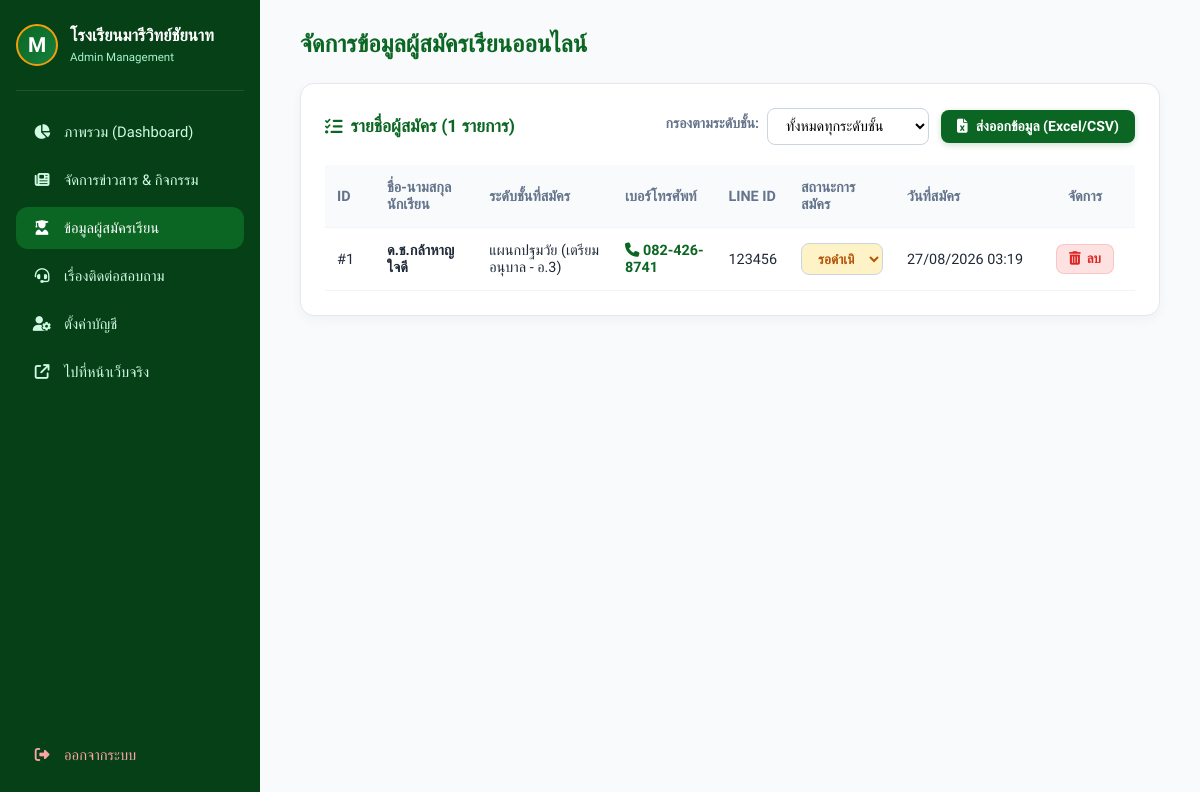
Screenshot of /admin/admissions_manage.php (signed in) with the database file from the repository.
### tables this page shows
CREATE TABLE `admissions` (
  `id` int(11) NOT NULL,
  `student_name` varchar(150) NOT NULL,
  `grade_level` varchar(50) NOT NULL,
  `parent_phone` varchar(20) NOT NULL,
  `parent_line` varchar(50) DEFAULT NULL,
  `status` enum('pending','contacted','approved','rejected') DEFAULT 'pending',
  `created_at` timestamp NOT NULL DEFAULT current_timestamp()
);

### admin/admissions_manage.php (the view, shortened to what this page needs)
<?php
require_once 'config.php';
$filter_grade = $_GET['grade'] ?? 'all';
if ($filter_grade !== 'all' && !empty($filter_grade)) {
    $stmt = $conn->prepare("SELECT * FROM admissions WHERE grade_level LIKE ? ORDER BY id DESC");
    $stmt->execute(["%$filter_grade%"]);
    $admissions_list = $stmt->fetchAll();
} else {
    $admissions_list = $conn->query("SELECT * FROM admissions ORDER BY id DESC")->fetchAll();
}
?>
<!DOCTYPE html>
<html lang="th">
<head>
    <link rel="stylesheet" href="../assets/css/admin-style.css">
    <link rel="stylesheet" href="https://cdnjs.cloudflare.com/ajax/libs/font-awesome/6.4.0/css/all.min.css">
</head>
<body>
<?php include 'sidebar.php'; ?>
    <main>
        <h2>จัดการข้อมูลผู้สมัครเรียนออนไลน์</h2>
        <div class="card">
            <div class="filter-bar" style="display: flex; justify-content: space-between; align-items: center; margin-bottom: 20px; flex-wrap: wrap; gap: 16px;">
        <h3 style="color: var(--primary-green); font-size: 1.1rem; margin-bottom: 0; display: flex; align-items: center; gap: 8px;">
        <i class="fa-solid fa-list-check"></i> รายชื่อผู้สมัคร (<?php echo count($admissions_list); ?> รายการ)
        </h3>
        <div style="display: flex; align-items: center; gap: 12px; flex-wrap: wrap;">
        <form method="GET" style="display: flex; align-items: center; gap: 8px; margin: 0;">
            <label style="font-size: 0.88rem; color: var(--text-sub); white-space: nowrap;">กรองตามระดับชั้น:</label>
            <select name="grade" class="filter-select" onchange="this.form.submit()" style="padding: 8px 14px; border: 1.5px solid #cbd5e1; border-radius: 8px; font-family: inherit; font-size: 0.9rem; outline: none; background: #fff;">
                <option value="all" <?php echo $filter_grade === 'all' ? 'selected' : ''; ?>>ทั้งหมดทุกระดับชั้น</option>
            </select>
        </form>
        <a href="export_admissions.php" style="display: inline-flex; align-items: center; gap: 8px; background: #0B6623; color: #fff; padding: 8px 16px; border-radius: 8px; text-decoration: none; font-size: 0.88rem; font-weight: 600; white-space: nowrap; transition: 0.2s; box-shadow: 0 2px 6px rgba(11,102,35,0.2);">
            <i class="fa-solid fa-file-excel"></i> ส่งออกข้อมูล (Excel/CSV)
        </a>
        </div>
            </div>
            <table>
                <thead>
                    <tr>
                        <th style="width: 50px;">ID</th>
                        <th>ชื่อ-นามสกุล นักเรียน</th>
                        <th>ระดับชั้นที่สมัคร</th>
                        <th>เบอร์โทรศัพท์</th>
                        <th>LINE ID</th>
                        <th>สถานะการสมัคร</th>
                        <th style="width: 140px;">วันที่สมัคร</th>
                        <th style="width: 100px; text-align: center;">จัดการ</th>
                    </tr>
                </thead>
                <tbody>
                    <?php if (count($admissions_list) > 0): ?>
                        <?php foreach ($admissions_list as $adm): ?>
                            <tr>
                                <td>#<?php echo $adm['id']; ?></td>
                                <td><strong><?php echo htmlspecialchars($adm['student_name']); ?></strong></td>
                                <td><?php echo htmlspecialchars($adm['grade_level']); ?></td>
                                <td>
                                    <a href="tel:<?php echo htmlspecialchars($adm['parent_phone']); ?>" style="color: var(--primary-green); font-weight: 600; text-decoration: none;">
                                        <i class="fa-solid fa-phone"></i> <?php echo htmlspecialchars($adm['parent_phone']); ?>
                                    </a>
                                </td>
                                <td><?php echo !empty($adm['parent_line']) ? htmlspecialchars($adm['parent_line']) : '-'; ?></td>
                                <td>
                                    <form method="POST" style="margin: 0;">
                                        <select name="status" class="status-select status-<?php echo $adm['status']; ?>" onchange="this.form.submit()">
                                            <option value="pending" <?php echo $adm['status'] === 'pending' ? 'selected' : ''; ?>>รอดำเนินการ</option>
                                        </select>
                                    </form>
                                </td>
                                <td><?php echo date('d/m/Y H:i', strtotime($adm['created_at'])); ?></td>
                                <td style="text-align: center;">
                                    <a href="admissions_manage.php?delete=<?php echo $adm['id']; ?>" class="btn-del" onclick="return confirm('ต้องการลบข้อมูลผู้สมัครรายนี้หรือไม่?')">
                                        <i class="fa-solid fa-trash-can"></i> ลบ
                                    </a>
                                </td>
                            </tr>
                        <?php endforeach; ?>
                    <?php else: ?>
                        <tr><td colspan="8" style="text-align: center; color: var(--text-sub); padding: 30px;">ไม่พบข้อมูลผู้สมัครเรียนในเงื่อนไขที่เลือก</td></tr>
                    <?php endif; ?>
                </tbody>
            </table>
        </div>
    </main>
</body>
</html>

### assets/css/admin-style.css (style rules this page uses)
:root { --primary-green: #0B6623; --primary-dark: #064016; --light-green: #eaf6ed; --accent-gold: #f59e0b; --text-main: #1f2937; --text-sub: #64748b; --bg-page: #f8fafc; --white: #ffffff; --shadow-sm: 0 4px 12px rgba(0,0,0,0.04); --shadow-md: 0 8px 24px rgba(0,0,0,0.06); --radius-md: 14px; --radius-lg: 20px; --transition: all 0.2s ease; }
* { margin: 0; padding: 0; box-sizing: border-box; font-family: 'Prompt', sans-serif; }
body { background-color: var(--bg-page); color: var(--text-main); display: flex; min-height: 100vh; }
main { flex: 1; padding: 30px 40px; overflow-y: auto; }
h2 { font-size: 1.5rem; color: var(--primary-green); font-weight: 700; margin-bottom: 25px; }
.card { background: var(--white); border-radius: var(--radius-md); padding: 24px; box-shadow: var(--shadow-sm); border: 1px solid #e5e7eb; margin-bottom: 30px; }
.card h3 { font-size: 1.1rem; color: var(--primary-green); margin-bottom: 16px; display: flex; align-items: center; gap: 8px; }
.form-group label, label { display: block; font-size: 0.88rem; font-weight: 600; margin-bottom: 6px; color: #374151; }
input[type="text"], input[type="password"], select, textarea { width: 100%; padding: 11px 14px; border: 1.5px solid #cbd5e1; border-radius: 10px; font-family: inherit; font-size: 0.92rem; outline: none; background: #f8fafc; transition: var(--transition); }
table { width: 100%; border-collapse: collapse; text-align: left; }
th, td { padding: 14px 12px; border-bottom: 1px solid #f1f5f9; font-size: 0.9rem; vertical-align: middle; }
th { background: #f8fafc; color: var(--text-sub); font-weight: 600; }
.filter-bar { display: flex; justify-content: space-between; align-items: center; margin-bottom: 20px; flex-wrap: wrap; gap: 12px; }
.filter-select { padding: 8px 14px; border: 1.5px solid #cbd5e1; border-radius: 8px; font-family: inherit; font-size: 0.9rem; outline: none; background: #fff; }
.status-select { padding: 6px 12px; border-radius: 8px; font-family: inherit; font-size: 0.85rem; font-weight: 600; border: 1px solid #cbd5e1; cursor: pointer; outline: none; }
.status-pending { background: #fef3c7; color: #b45309; }
.btn-del { display: inline-flex; align-items: center; justify-content: center; gap: 6px; background-color: #fee2e2; color: #dc2626; padding: 6px 12px; border-radius: 8px; text-decoration: none; font-size: 0.84rem; font-weight: 600; transition: var(--transition); border: 1px solid rgba(220, 38, 38, 0.15); white-space: nowrap; }

### rows the page displays
admissions: id "1", student_name "ด.ช.กล้าหาญ ใจดี", grade_level "แผนกปฐมวัย (เตรียมอนุบาล - อ.3)", parent_phone "082-426-8741", parent_line "123456", status "รอดำเนินการ", created_at "27/08/2026 03:19"

### other values shown
count($admissions_list) "1"
